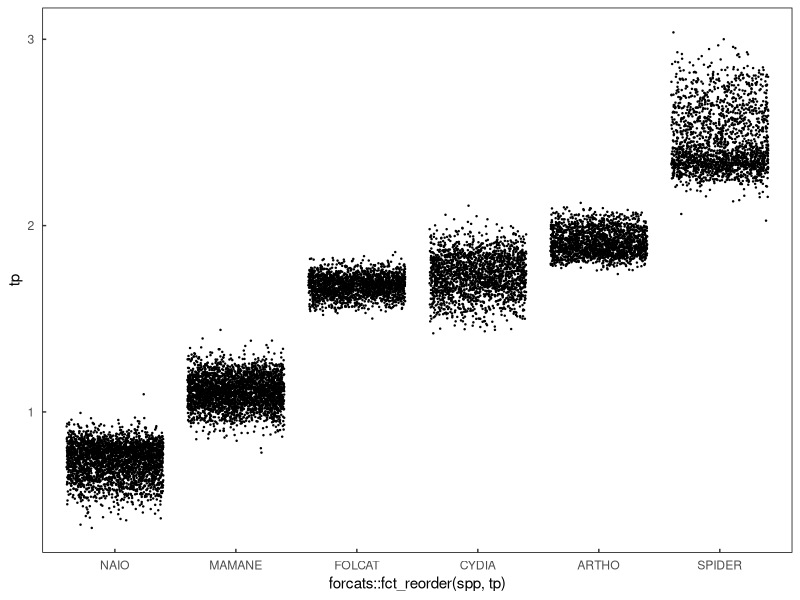
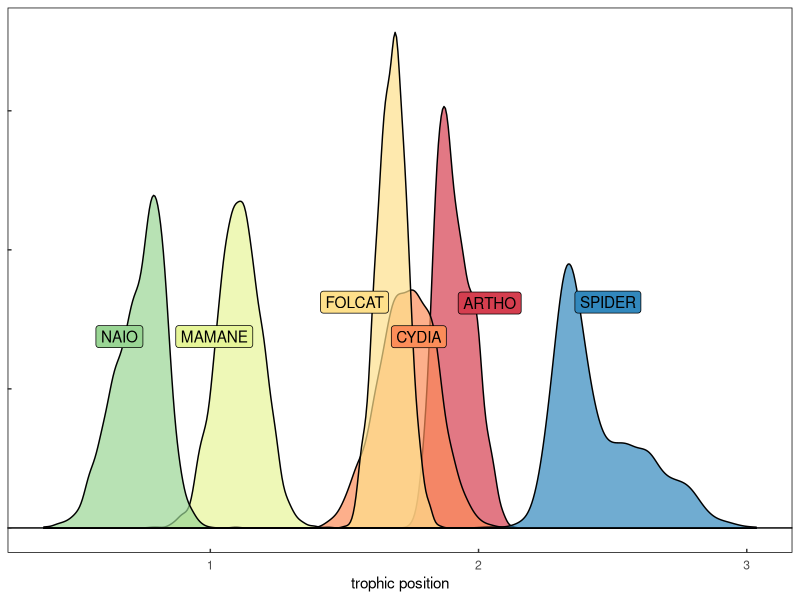

These charts were generated, in order, by the following R code:
library(tidyverse)
library(data.table)
library(ggbeeswarm)
library(ggrepel)

##############################
###  Custom ggPlot theme   ###
##############################
themeo <- ggplot2::theme_classic()+
  ggplot2::theme(strip.background = element_blank(),
                 axis.line = element_blank(),
                 axis.text.x = element_text(margin = margin( 0.2, unit = "cm")),
                 axis.text.y = element_text(margin = margin(c(1, 0.2), unit = "cm")),
                 axis.ticks.length=unit(-0.1, "cm"),
                 panel.border = element_rect(colour = "black", fill=NA, size=.5),
                 legend.title=element_blank(),
                 strip.text=element_text(hjust=0) )


# Read in prey item CSIA
data <- read.csv('data/palila_prey/palila_prey.csv')

# Beta calculation
# beta = difference between trophic acid and source acids in primary producers
# our primary producers are NAIO and MAMANE
data %>% 
  filter(value == "ave") %>% 
  filter(spp %in% c("NAIO","MAMANE")) %>% 
  select(
    # trophic AA
    glu, 
    # source AA
    phe,ser,thr, spp, ucdavis_id) %>% 
  group_by(spp) %>% 
  mutate(beta = glu - (phe+thr+ser) ) %>% 
  mutate(beta_mu = mean(beta) )


# #### # #### # #### # #### # #### 
# #### prey TL Estimation ####
# #### # #### # #### # #### # #### 
dataList = split(data, data$ucdavis_id) #split raw data up based on specimen ID

# Simulating additional observations given the SD defined in the lab results
# build function to generate 1000 TP estimates based on random draws from AA gaussian distributions
GetTP <- function(anID){

  num_of_draws = 1000
  
  # Chikaraishi
   #b = 8.4
   #TEF = 7.6
   
   # Nielsen TEF and our Beta, which is the dif between trophic and source amino acids at the primary producer level
   b =   2.1
   TEF = 5.9
  
  # trophic amino acids
  ala.est<- rnorm(num_of_draws, mean = as.numeric(subset(anID, value == "ave", select = "ala")) , sd = as.numeric(subset(anID, value == "sd", select = "ala"))) # alanine
  glu.est<- rnorm(num_of_draws, mean = as.numeric(subset(anID, value == "ave", select = "glu")) , sd = as.numeric(subset(anID, value == "sd", select = "glu"))) # glutamic acid
  leu.est<- rnorm(num_of_draws, mean = as.numeric(subset(anID, value == "ave", select = "leu")) , sd = as.numeric(subset(anID, value == "sd", select = "leu"))) # leucine
  pro.est<- rnorm(num_of_draws, mean = as.numeric(subset(anID, value == "ave", select = "pro")) , sd = as.numeric(subset(anID, value == "sd", select = "pro"))) # pro
  val.est<- rnorm(num_of_draws, mean = as.numeric(subset(anID, value == "ave", select = "val")) , sd = as.numeric(subset(anID, value == "sd", select = "val"))) # v
  
  # source amino acids
  thr.est<- rnorm(num_of_draws, mean = as.numeric(subset(anID, value == "ave", select = "thr")) , sd = as.numeric(subset(anID, value == "sd", select = "thr"))) # ser
  ser.est<- rnorm(num_of_draws, mean = as.numeric(subset(anID, value == "ave", select = "ser")) , sd = as.numeric(subset(anID, value == "sd", select = "ser"))) # ser
  phe.est<- rnorm(num_of_draws, mean = as.numeric(subset(anID, value == "ave", select = "phe")) , sd = as.numeric(subset(anID, value == "sd", select = "phe"))) # ser
  
  TPforID <- (((((glu.est)/1)) - ((thr.est+ser.est+phe.est)/3) - b)/TEF ) + 1  # function to estimate TP via source and trophic AA with constants 
  
  return(TPforID)
}


TPforID_all = lapply(dataList, GetTP )          # apply that function to each specimen
TPforID_all = reshape2::melt(TPforID_all)       # melt that dataframe
TPforID_all$L1 <- as.factor(TPforID_all$L1)                              
setnames(TPforID_all, old=c("L1","value"), new=c("ucdavis_id", "tp"))
data<-subset(data, value == "ave")
total<-merge(data,TPforID_all, by="ucdavis_id")

# jitterplot of TL estimates
ggplot(total, aes(x = forcats::fct_reorder(spp, tp), y = tp))+
  geom_point(size = .2, position = "jitter")+
  themeo 

#####################################
# Plotting amino acid density plots #
#####################################

density<-ggplot(data = total, aes(group = spp, x = tp, fill = spp, color = spp))+
  #geom_rect(xmin = -Inf, xmax = Inf, ymin = 0, ymax = 1, fill = 'dark green', alpha = .5)+

  geom_density(show.legend = F, alpha = .7, color = "black")+
  #geom_rug(alpha = .05,show.legend = F)+
  geom_hline(yintercept = 0, color = "black", size = .5)+
  geom_label_repel(data = total %>% dplyr::group_by(spp) %>% dplyr::summarise(median = median(tp)) , aes( x = median,y = 3, label = spp), color = "black",show.legend = F)+
  
  scale_fill_brewer(palette = "Spectral")+
  #scale_fill_manual(values = c("#908837","#8c5b2c","#cdb768","#8aa13e","#ab6129","#8f7752"))+
  #scale_color_manual(values = c("#908837","#8c5b2c","#cdb768","#8aa13e","#ab6129","#8f7752"))+
  themeo+
  theme(axis.title.y = element_blank(),
        axis.text.y = element_blank())+
xlab("trophic position")

density


# density<-ggplot(data = total, aes(group = spp, x = tp, fill = spp), color = "black")+
#   geom_density(aes(x = tp + .01),show.legend = F, kernel = "gaussian", alpha = .5, fill = "black", color = NA)+
#   geom_density(show.legend = F, kernel = "gaussian", alpha = .7)+
#   #geom_rug(aes(color = spp),alpha = .05,show.legend = F)+
#   geom_hline(yintercept = 0, color = "black", size = .5)+
#   geom_label_repel(data = total %>% dplyr::group_by(spp) %>% dplyr::summarise(median = median(tp)) , aes( x = median,y = 3, label = spp), color = "black",show.legend = F)+
#   #scale_fill_brewer(palette = "Dark2")+
#   scale_fill_manual(values = c("#908837","#8c5b2c","#cdb768","#8aa13e","#ab6129","#8f7752"))+
#   scale_color_manual(values = c("#908837","#8c5b2c","#cdb768","#8aa13e","#ab6129","#8f7752"))+
#   themeo
# density


source_csv <- total %>% dplyr::group_by(spp) %>% dplyr::summarise(MeanTL = mean(tp), SDTL = sd(tp), n = 1000)
#write.csv(source_csv, "./data/mixing model/source_data.csv", row.names = F)

# discr data
disc_data <- data.frame( Sources = unique(source_csv$spp), MeanTL = 1, SDTL = 0)
# write.csv(disc_data, "./data/mixing model/discrimination_data.csv", row.names = F)


# # merge NAIO/MAMANE, CYDIA/FOLCAT, ARTHO/SPIDER
CYDIA_ARTHO_FOLCAT <- source_csv %>% filter(spp %in% c('CYDIA', 'ARTHO', "FOLCAT")) %>% summarise(spp = 'CYDIA_ARTHO_FOLCAT', MeanTL = mean(MeanTL), SDTL = mean(SDTL), n = 1000)
MAMANE_NAIO <- source_csv %>% filter(spp %in% c('MAMANE', 'NAIO')) %>% summarise(spp = 'MAMANE_NAIO', MeanTL = mean(MeanTL), SDTL = mean(SDTL), n = 1000)
SPIDER <- source_csv %>% filter(spp %in% c('SPIDER')) %>% summarise(spp = 'SPIDER', MeanTL = mean(MeanTL), SDTL = mean(SDTL), n = 1000)

# group_source <- rbind(CYDIA_ARTHO_FOLCAT,MAMANE_NAIO,SPIDER)
# #write.csv(group_source, "./data/mixing model/source_data.csv", row.names = F)
#
# # discr data
# disc_data <- data.frame( Sources = unique(group_source$spp), MeanTL = 1, SDTL = 0)
# # write.csv(disc_data, "./data/mixing model/discrimination_data.csv", row.names = F)
#





